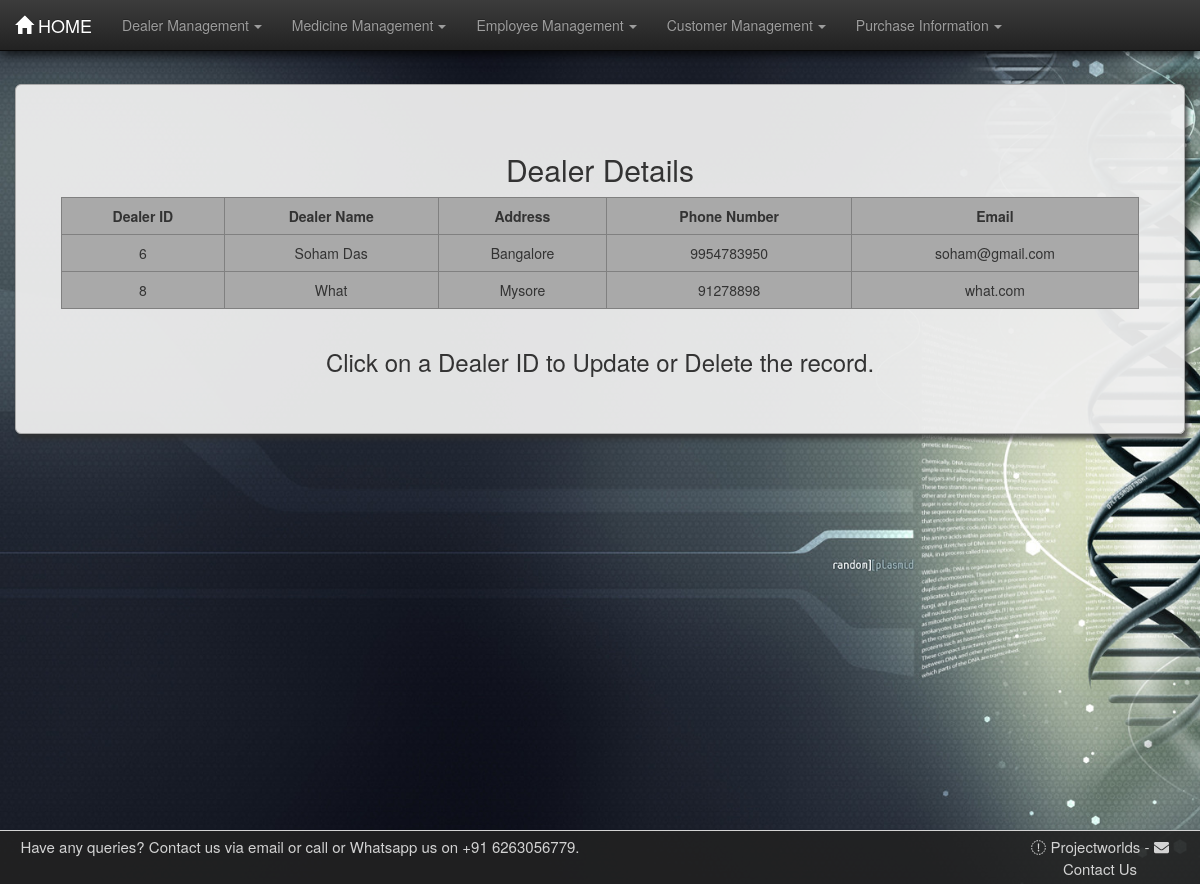
/pharma/dealertable/, run on the app's committed database.
### pharma/models.py (models this page shows, shortened)
class Dealer(models.Model):
    dname = models.CharField(max_length=30)
    address = models.CharField(max_length=100)
    phn_no = models.BigIntegerField(unique=True)
    email = models.CharField(max_length=50)

### pharma/views.py (the view)
def dealertable(request):
    dealer = Dealer.objects.all()
    dict = {"dealer": dealer}
    return render(request, 'pharma/dealertable.html', dict)

### templates/pharma/dealertable.html (shortened to what this page needs)
{% load static %}
<!DOCTYPE html>
<html lang="en">
<head>
    <link rel="stylesheet" href="{% static 'pharma/css/bootstrap.min.css' %}">
    <link rel="stylesheet" href="{% static 'pharma/css/bootstrap-theme.min.css' %}">
    <link rel="stylesheet" href="{% static 'pharma/css/style.css' %}">
</head>
<body>
<nav class="navbar navbar-inverse navbar-fixed-top">
    <div class="container-fluid">
        <div class="navbar-header">
            <a href="/pharma/" class="navbar-brand"><span
                    class="glyphicon glyphicon glyphicon-home"></span>&nbsp;HOME</a>
        </div>
        <div class="collapse navbar-collapse" id="thisnav">
            <ul class="nav navbar-nav">
                <li class="dropdown"><a href="#" class="dropdown-toggle" data-toggle="dropdown">Dealer Management<b
                        class="caret"></b></a>
                </li>
                <li class="dropdown"><a href="#" class="dropdown-toggle" data-toggle="dropdown">Medicine Management<b
                        class="caret"></b></a>
                </li>
                <li class="dropdown"><a href="#" class="dropdown-toggle" data-toggle="dropdown">Employee Management<b
                        class="caret"></b></a>
                </li>
                <li class="dropdown"><a href="#" class="dropdown-toggle" data-toggle="dropdown">Customer Management<b
                        class="caret"></b></a>
                </li>
                <li class="dropdown"><a href="#" class="dropdown-toggle" data-toggle="dropdown">Purchase Information<b
                        class="caret"></b></a>
                </li>
            </ul>
        </div>
    </div>
</nav>
<div class="container-fluid martop7">
    <div class="jumbotron jumcust">
        <h2>Dealer Details</h2>
        <div class="row">
            <div class="col-md-1">
            </div>
            <table border="1" class="table table-responsive table-hover col-md-10">
                <tr>
                    <th>Dealer ID</th>
                    <th>Dealer Name</th>
                    <th>Address</th>
                    <th>Phone Number</th>
                    <th>Email</th>
                </tr>
                {% for foo in dealer %}
                    <tr>
                        <td class="idlink"><a href="/pharma/dealerformview{{ foo.id }}/">{{ foo.id }}</a></td>
                        <td>{{ foo.dname }}</td>
                        <td>{{ foo.address }}</td>
                        <td>{{ foo.phn_no }}</td>
                        <td>{{ foo.email }}</td>
                    </tr>
                {% endfor %}
            </table>
        </div>
        <footer><h3>Click on a Dealer ID to Update or Delete the record.</h3></footer>
    </div>
</div>
<footer id="contact" class="container-fluid text-center">
    <div class="row">
        <div class="left-footer col-lg-6">
            <span class="footer-text">Have any queries? Contact us via email or call or Whatsapp  us on +91 6263056779.</span>
        </div>
        <div class="col-lg-4"></div>
        <div class="right-footer col-lg-2">
                <span class="linkto" onclick=" window.open('https://projectworlds.in/', '_blank'); return false;"><i
                        class="fab fa-globe-square prefix mr-1"></i> Projectworlds</span>
            <span>-</span>
            <span class="linkto" data-toggle="modal" data-target="#modalContactForm"><i
                    class="fa fa-envelope prefix mr-1"></i> Contact Us</span>
        </div>
    </div>
</footer>
</body>
</html>

### pharma/static/pharma/css/style.css (style rules this page uses)
body { background-image: url("images/bghome.jpg"); background-size: cover; background-attachment: fixed; min-height: 100vh; }
.caret { margin-left: 5px; }
table { text-align: center; border-collapse: collapse; background-color: darkgray; }
th { text-align: center; }
.martop7 { margin-top: 7%; }
.jumcust { box-shadow: 3px 5px 5px rgba(47, 47, 47, 0.8); border: 1px solid darkgrey; border-radius: 0px; text-align: center; background-color: rgba(238, 238, 238, 0.95); }
.table>tbody>tr>td, .table>tbody>tr>th { border-top: none; }
a:link { text-decoration: none; color: #333; }
#contact { padding-top: 0.5rem; padding-bottom: 0.5rem; border-top: 1px solid; background-color: rgba(34, 34, 34, 0.9); color: lightgray; font-size: 1.5rem; position: fixed; left: 0; bottom: 0; width: 100%; }
.linkto { cursor: pointer; }
.navbar { box-shadow: 2px 3px 10px rgba(0, 0, 0, 0.8); }

### data on the page
Dealer: id "6", dname "Soham Das", address "Bangalore", phn_no "9954783950", email "soham@gmail.com"
Dealer: id "8", dname "What", address "Mysore", phn_no "91278898", email "what.com"
